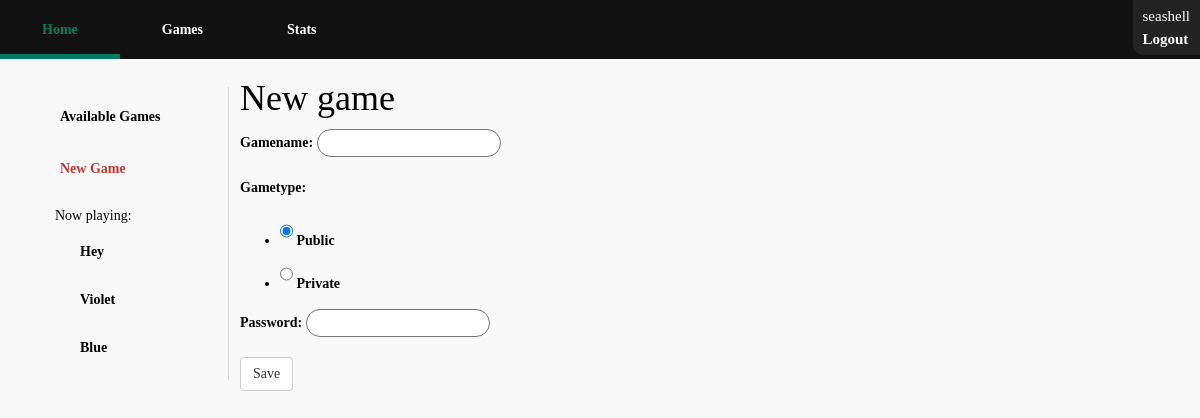
Page /game/new (signed in) on the earlier database version.
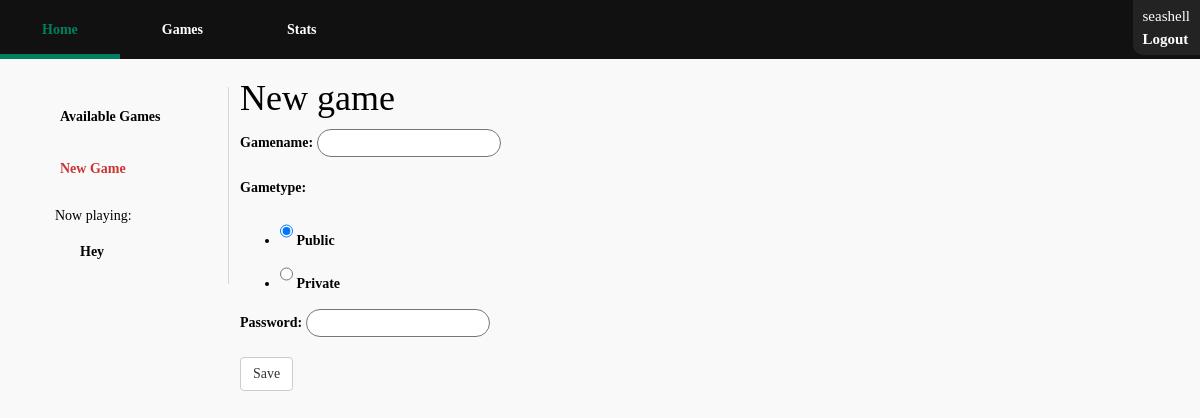
Same page on the later database version.
### testapp/models.py (models this page shows)
class Game(models.Model):
    isCompleted = models.BooleanField(default=False)
    isPublic = models.BooleanField()
    password = models.CharField(max_length=10, null=True)
    gameName = models.CharField(max_length=100, default='NoNameGame')
    ownerID = models.ForeignKey(User, on_delete=models.CASCADE, related_name='owner')
    secondPlayerID =models.ForeignKey(User, on_delete=models.SET_NULL, null=True, related_name='secondPlayer')
    winnerID = models.ForeignKey(User, on_delete=models.SET_NULL, null=True, related_name='winner')
    ownerScore = models.IntegerField(default=0)
    secondPlayerScore = models.IntegerField(default=0)

### game/views.py (the view, shortened to what this page needs)
# urls.py: path('new', views.newGame, name='New Game'),
@login_required()
def newGame(request):
    form = NewGameForm()
    return render(request,'game/newGame.html', {'form': form,
                                                'userGames': asideParams(request.user)})

### game/forms.py
class NewGameForm(forms.Form):
    gameName = forms.CharField(max_length=100)
    CHOICES = [('Public', 'Public'),
               ('Private', 'Private')]
    gameType = forms.ChoiceField(choices=CHOICES, widget=forms.RadioSelect(), initial='Public')
    password = forms.CharField(max_length=100, min_length=10, required=False)
    if gameType == 'Private':
        password.required = True

### game/views.py (called while the page is built)
def asideParams(user):
    activeGames = Game.objects.filter(Q(ownerID=user) | Q(secondPlayerID=user))
    activeGames = activeGames.exclude(isCompleted=True)
    return activeGames

### templates/game/newGame.html (shortened to what this page needs)
{% extends "base_gamewindow.html" %}
{% block content %}
<h1>New game</h1>
<form method="POST">
    {{ form.as_p }}
    <button type="submit" class="save btn btn-default">Save</button>
</form>
{% endblock %}

### templates/base_gamewindow.html
{% extends "base_generic.html" %}
{% block aside %}
    <aside id="gamenav">
    <ul>
    <li class="gamenawitem"><a href="{% url 'All Games' %}">Available Games</a></li>
    <li class="gamenawitem" id="gamenav-newgame"><a href="{% url 'New Game' %}">New Game</a></li>
        <li class="gamenawitem" id="gamenav-gamelist"><span>Now playing:</span>
        <ul>
            {% if userGames.count != 0 %}
                {% for game in userGames %}
                    <li class="gamenav-listitem"><a href="{% url 'Join Game' %}?id={{ game.id }}">{{ game.gameName }}</a></li>
                {% endfor %}
            {% else %}
            <li>Sorry, no games!</li>
            {% endif %}
        </ul>
    </li>
    </ul>
    </aside>
{% endblock %}

Differences in the rows shown:
no longer on this page (row edited): Game: gameName "Violet"
no longer on this page (row edited): Game: gameName "Blue"
